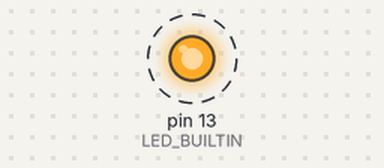
Bench run of a sketch on a simulated Arduino Leonardo, built with avr-gcc and run on an emulated ATmega32U4. Parts: output pins drawn as LEDs (lit = HIGH). Dashed ring = blinking. What the sketch prints to the serial monitor is not drawn.

Above: at 0.5 s.
Timing chart, 0 to 4.6 s (numbered marks = the images above):
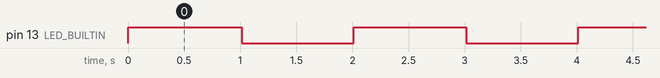

Measured:
- by itself, pin 13 (LED_BUILTIN): alternates HIGH for 1.0 s and LOW for 1.0 s

The sketch:

Sleep.ino
```cpp
#include <Adafruit_SleepyDog.h>

void setup() {
  // For boards with "native" USB support (e.g. not using an FTDI chip or
  // similar serial bridge), Serial connection may be lost on sleep/wake,
  // and you might not see the "I'm awake" messages. Use the onboard LED
  // as an alternate indicator -- the code turns it on when awake, off
  // before going to sleep.
  pinMode(LED_BUILTIN, OUTPUT);
  digitalWrite(LED_BUILTIN, HIGH); // Show we're awake

  Serial.begin(115200);
  while(!Serial); // wait for Arduino Serial Monitor (native USB boards)
  Serial.println("Adafruit Watchdog Library Sleep Demo!");
  Serial.println();
}

void loop() {
  Serial.println("Going to sleep in one second...");
  delay(1000);

  // To enter low power sleep mode call Watchdog.sleep() like below
  // and the watchdog will allow low power sleep for as long as possible.
  // The actual amount of time spent in sleep will be returned (in
  // milliseconds).
  digitalWrite(LED_BUILTIN, LOW); // Show we're asleep
  int sleepMS = Watchdog.sleep();

  // Alternatively you can provide a millisecond value to specify
  // how long you'd like the chip to sleep, but the hardware only
  // supports a limited range of values so the actual sleep time might
  // be smaller.  The time spent in sleep will be returned (in
  // milliseconds).
  // int sleepMS = Watchdog.sleep(1000);  // Sleep for up to 1 second.

  // Code resumes here on wake.

  digitalWrite(LED_BUILTIN, HIGH); // Show we're awake again

  // Try to reattach USB connection on "native USB" boards (connection is
  // lost on sleep). Host will also need to reattach to the Serial monitor.
  // Seems not entirely reliable, hence the LED indicator fallback.
#if defined(USBCON) && !defined(USE_TINYUSB)
  USBDevice.attach();
#endif

  Serial.print("I'm awake now! I slept for ");
  Serial.print(sleepMS, DEC);
  Serial.println(" milliseconds.");
  Serial.println();
}
```
